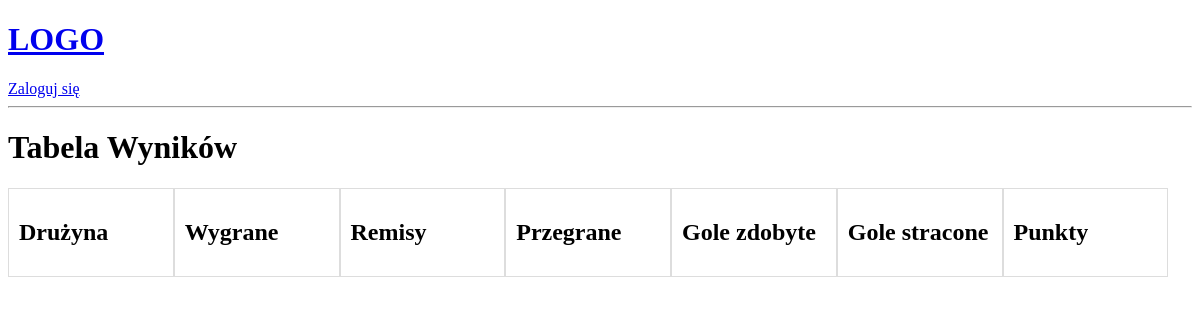
/statistics/, run on an earlier commit of the app's database.
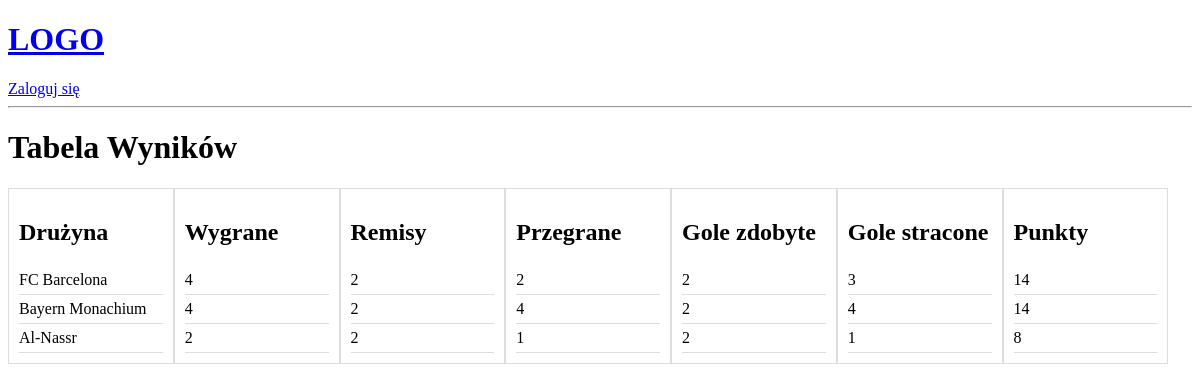
And on a later commit of the database.
### base/models.py (models this page shows, shortened)
class Statistics(models.Model):
    team = models.ForeignKey(Team, on_delete=models.CASCADE)
    wins = models.IntegerField()
    draws = models.IntegerField()
    loses = models.IntegerField()  # Typo corrected: 'loses' to 'losses'
    goals = models.IntegerField()
    goals_lost = models.IntegerField()
    @property
    def points(self):
        return self.wins * 3 + self.draws

class Team(models.Model):
    name=models.CharField(max_length=50)
    city=models.CharField(max_length=50)
    def __str__(self):
        return self.name

### base/views.py (the view)
# urls.py: path('statistics/', views.statistics,name='statistics'),
def statistics(request):
    statistics = Statistics.objects.annotate(
        total_points=ExpressionWrapper(F('wins') * 3 + F('draws'), output_field=IntegerField())
    ).order_by('-total_points')
    context={'statistics':statistics}
    return render(request, 'base/statistics.html',context)

### base/templates/base/statistics.html (shortened to what this page needs)
<!DOCTYPE html>
<html lang="pl">
<head>
{% extends 'main.html' %}
{% block content %}
<div class="Statistics container">
    <div>
        <h1> Tabela Wyników</h1>
    </div>
    <div class="kolumna">
    <h2>Drużyna</h2>
        {% for stat in statistics %}
        <p> {{stat.team}}</p>
        {% endfor %}
    </div>
        <div class="kolumna">
    <h2>Wygrane</h2>
        {% for stat in statistics %}
            <p>{{stat.wins}} </p>
        {% endfor %}
    </div>
            <div class="kolumna">
    <h2>Remisy</h2>
        {% for stat in statistics %}
            <p>{{stat.draws}} </p>
        {% endfor %}
    </div>
            <div class="kolumna">
    <h2>Przegrane</h2>
        {% for stat in statistics %}
            <p>{{stat.loses}} </p>
        {% endfor %}
    </div>
            <div class="kolumna">
    <h2>Gole zdobyte</h2>
        {% for stat in statistics %}
            <p>{{stat.goals}} </p>
        {% endfor %}
    </div>
            <div class="kolumna">
    <h2>Gole stracone</h2>
        {% for stat in statistics %}
            <p>{{stat.goals_lost}} </p>
        {% endfor %}
    </div>
            <div class="kolumna">
    <h2>Punkty</h2>
        {% for stat in statistics %}
            <p>{{stat.points}} </p>
        {% endfor %}
    </div>
</div>
{% endblock content %}

### templates/main.html (shortened to what this page needs)
<!DOCTYPE html>
<head>
</head>
<body>
    {% include 'navbar.html' %}
    {% block content %}
    {% endblock %}
</body>
</html>

### templates/navbar.html
<a href="/">
    <h1> LOGO </h1>
</a>
{% if request.user.is_authenticated %}
<a href=" {% url 'logout' %} ">Wyloguj się</a>
<a href=" {% url 'admin_panel' %} ">Panel administratora</a>
{% else %}
<a href=" {% url 'login' %} ">Zaloguj się</a>
{% endif %}
<hr>

### base/templates/base/statistics.html (style rules this page uses)
.kolumna { float: left; width: 14%; padding: 10px; box-sizing: border-box; border: 1px solid #ddd; }
.kolumna p { border-bottom: 1px solid #ddd; margin: 0; padding: 5px 0; }

What changed in the data, as far as the page shows it:
added Statistics: team "FC Barcelona", wins "4", draws "2", loses "2", goals "2", goals_lost "3", points "14"
added Statistics: team "Bayern Monachium", wins "4", draws "2", loses "4", goals "2", goals_lost "4", points "14"
added Statistics: team "Al-Nassr", wins "2", draws "2", loses "1", goals "2", goals_lost "1", points "8"
